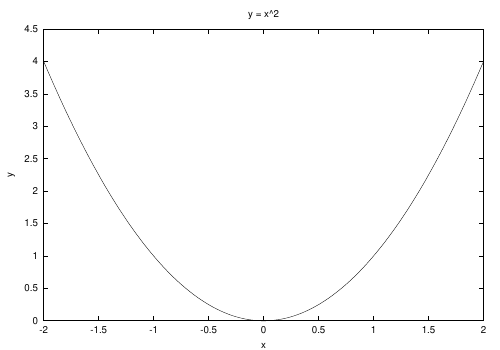

The script that saved this image:
set terminal postscript eps
set output 'parabel_fm.eps'

set title 'y = x^2'
set xlabel 'x'
set ylabel 'y'

plot [-2:2] x**2 notitle
